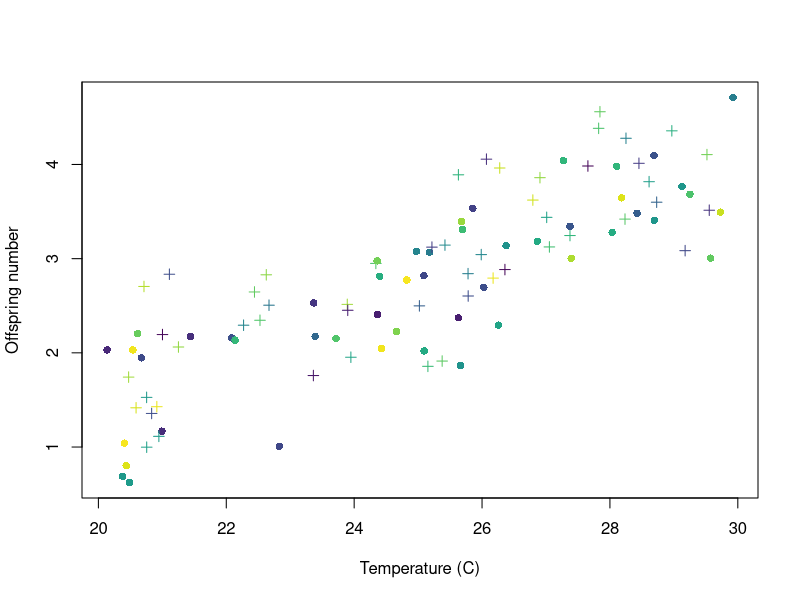
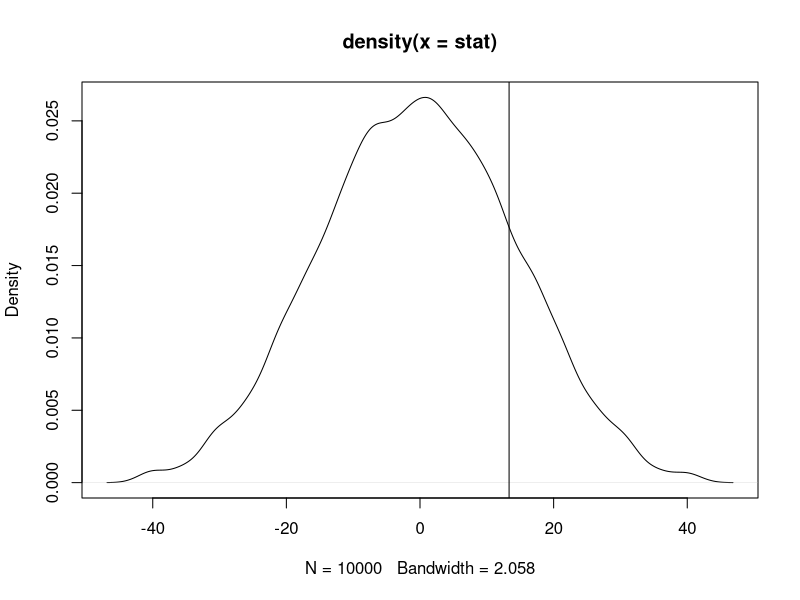
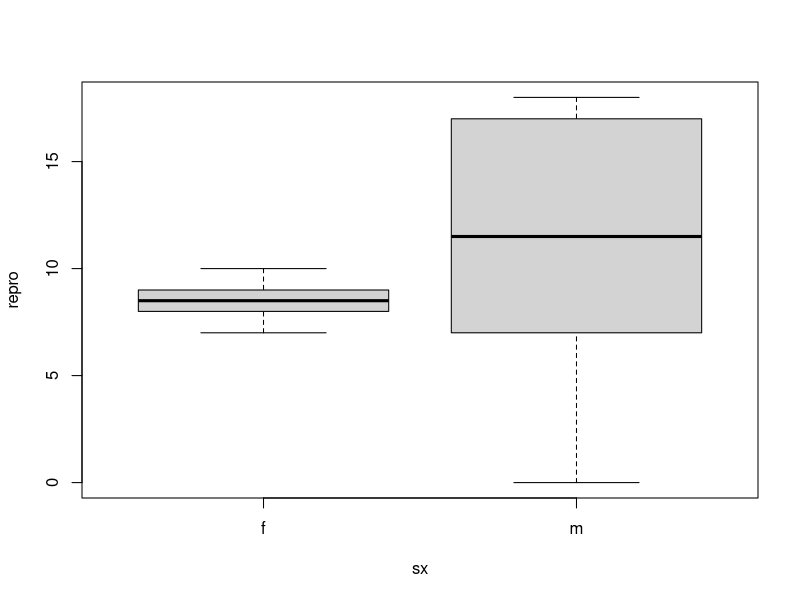

Source code (R) for these figures, in order:
# Heath Blackmon
# Midterm review

cv19 <- matrix(c(32,968,6,994),
               2, 2)
chisq.test(cv19)

x <- runif(100, min=20, max=30)
y <- rnorm(100, mean = x, sd = 2)
z <- runif(100, min=1, max=100)
sex <- as.factor(sample(c("male", "female"), 100, replace =T))
library(viridis)
plot(y~x,
     xlab="Temperature (C)",
     ylab="Offspring number",
     pch=c(3,16)[as.numeric(sex)],
     col=viridis(100)[z],
     yaxt="n")
axis(side=2, at=seq(from=18, to=36, by=4),
     labels=c(1,2,3,4,5))

# You measure height of students at the MSC and the gym.
# Are the heights you measured significantly different
msc <- c(126, 164, 148, 120, 178, 183)
gym <- c(151, 109, 151, 174, 118, 136)
dat <- c(msc, gym)

stat <- c()
for(i in 1:10000){
  x <- sample(dat)
  stat[i] <- mean(x[1:6])-mean(x[7:12])
}
plot(density(stat))
abline(v=mean(dat[1:6])-mean(dat[7:12]))


#What test did you use for this question? ________________
#What p-value was associated with this test? _____________
#What do you infer from your test? _____________________
t.test(msc,gym)
# You grow plants with three different potting soils and measure
# height at 21 days. Describe the results of your study.
Soil1 <- c(23, 12, 45, 23, 21, 45, 21)
Soil2 <- c(35, 45, 21, 34, 67, 23, 16)
Soil3 <- c(16, 21, 18, 33, 16, 21, 19)
heights <- c(Soil1, Soil2, Soil3)
cond <- rep(c("A","B","C"), each=7)
fit <- anova(lm(heights~cond))
fit
# Stickleback fish occur in deep water and shallow water populations.
# These populations rarely interbreed. It has been
# hypothesized that these fish have genetic adaptations to their habitat.
# To test this, you grow fish from both strains in
# both deep and shallow water. Does the data below support the
# hypothesis that these fish are adapted to their natural
# habitat? The values in the table are fitnesses for fish in your experiment
h <- c(rep("hd", 6), rep("hs", 6),rep("hd", 6), rep("hs", 6))
gd <- c(.97, .78, .99, .87, .91, .89, .61, .87,.88, .78, .80, .37)
gs <- c(.56, .95,.73, .81, .89, .64, .77, .95,.93, .95, .89, .94)
dat <- data.frame(c(gd,gs),
                  h,
                  rep(c("gd","gs"),each=12))
colnames(dat) <- c("fitness", "habitat", "genotype")
dat2 <- dat
dat2$habitat <- as.factor(dat2$habitat)
dat2$genotype <- as.factor(dat2$genotype)
library(car)
fit1 <- lm(dat2$fitness ~ dat2$habitat * dat2$genotype)
fit2 <- Anova(lm(dat2$fitness ~ dat2$habitat * dat2$genotype), type="III")
summary(fit1)
fit2

# You measure reproductive success of fish in your study you use fat
# body measure as a correlate of health and record sex
# and number of offspring that survive to adulthood for each fish in
# the study. Interpret the results of your analysis of this
# data.
fb <- c(0.65, 0.35, 0.65, 0.41, 0.62, 0.42, 0.64, 0.51, 0.49, 0.64,
        0.25, 0.68, 0.8, 0.23, 0.63, 0.48, 0.28, 0.71, 0.61, 0.36)
sx <- c("f", "m", "f", "f", "m", "f", "f", "f", "m", "m",
        "m", "m", "m", "f", "m", "m", "f", "m", "f", "f")
repro <- c(10, 16, 9, 8, 0, 9, 9, 9, 8, 3, 17,
           14, 17, 8, 9, 18, 8, 7, 7, 8)
fit <- glm(repro~fb + sx)
summary(fit)
boxplot(repro~sx)
